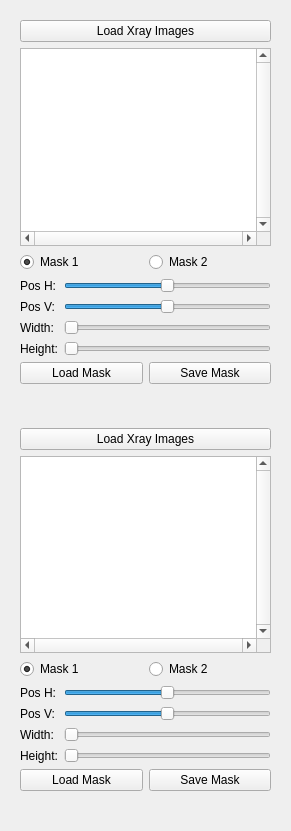
   <widget class="QWidget" name="verticalLayoutWidget">
    <property name="geometry">
     <rect>
      <x>1470</x>
      <y>20</y>
      <width>291</width>
      <height>831</height>
     </rect>
    </property>
    <layout class="QVBoxLayout" name="verticalLayout">
     <item>
      <widget class="QFrame" name="verticalFrame_3">
       <layout class="QVBoxLayout" name="verticalLayout_5">
        <item>
         <layout class="QHBoxLayout" name="horizontalLayout_2">
          <item>
           <widget class="QPushButton" name="pushButton_Xray1ListLoad">
            <property name="text">
             <string>Load Xray Images</string>
            </property>
           </widget>
          </item>
         </layout>
        </item>
        <item>
         <widget class="QListWidget" name="listWidget_Xray1">
          <property name="verticalScrollBarPolicy">
           <enum>Qt::ScrollBarAlwaysOn</enum>
          </property>
          <property name="horizontalScrollBarPolicy">
           <enum>Qt::ScrollBarAlwaysOn</enum>
          </property>
          <property name="dragDropMode">
           <enum>QAbstractItemView::DragDrop</enum>
          </property>
          <property name="selectionMode">
           <enum>QAbstractItemView::ExtendedSelection</enum>
          </property>
         </widget>
        </item>
        <item>
         <layout class="QGridLayout" name="gridLayout_15">
          <item row="0" column="0">
           <widget class="QRadioButton" name="radioButton_Mask11">
            <property name="text">
             <string>Mask 1</string>
            </property>
            <property name="checked">
             <bool>true</bool>
            </property>
           </widget>
          </item>
          <item row="0" column="1">
           <widget class="QRadioButton" name="radioButton_Mask12">
            <property name="enabled">
             <bool>true</bool>
            </property>
            <property name="text">
             <string>Mask 2</string>
            </property>
           </widget>
          </item>
         </layout>
        </item>
        <item>
         <layout class="QGridLayout" name="gridLayout">
          <item row="1" column="1">
           <widget class="QSlider" name="horizontalSlider_Mask1PosV">
            <property name="minimum">
             <number>1</number>
            </property>
            <property name="maximum">
             <number>410</number>
            </property>
            <property name="value">
             <number>205</number>
            </property>
            <property name="sliderPosition">
             <number>205</number>
            </property>
            <property name="orientation">
             <enum>Qt::Horizontal</enum>
            </property>
           </widget>
          </item>
          <item row="2" column="0">
           <widget class="QLabel" name="label_12">
            <property name="text">
             <string>Width:</string>
            </property>
           </widget>
          </item>
          <item row="0" column="0">
           <widget class="QLabel" name="label_10">
            <property name="text">
             <string>Pos H:</string>
            </property>
           </widget>
          </item>
          <item row="0" column="1">
           <widget class="QSlider" name="horizontalSlider_Mask1PosH">
            <property name="minimum">
             <number>1</number>
            </property>
            <property name="maximum">
             <number>410</number>
            </property>
            <property name="value">
             <number>205</number>
            </property>
            <property name="orientation">
             <enum>Qt::Horizontal</enum>
            </property>
           </widget>
          </item>
          <item row="1" column="0">
           <widget class="QLabel" name="label_11">
            <property name="text">
             <string>Pos V:</string>
            </property>
           </widget>
          </item>
          <item row="2" column="1">
           <widget class="QSlider" name="horizontalSlider_Mask1Prop1">
            <property name="maximum">
             <number>410</number>
            </property>
            <property name="value">
             <number>0</number>
            </property>
            <property name="sliderPosition">
             <number>0</number>
            </property>
            <property name="orientation">
             <enum>Qt::Horizontal</enum>
            </property>
           </widget>
          </item>
          <item row="3" column="0">
           <widget class="QLabel" name="label_3">
            <property name="text">
             <string>Height:</string>
            </property>
           </widget>
          </item>
          <item row="3" column="1">
           <widget class="QSlider" name="horizontalSlider_Mask1Prop2">
            <property name="maximum">
             <number>410</number>
            </property>
            <property name="value">
             <number>0</number>
            </property>
            <property name="sliderPosition">
             <number>0</number>
            </property>
            <property name="orientation">
             <enum>Qt::Horizontal</enum>
            </property>
           </widget>
          </item>
         </layout>
        </item>
        <item>
         <layout class="QGridLayout" name="gridLayout_10">
          <item row="0" column="0">
           <widget class="QPushButton" name="pushButton_LoadMask1">
            <property name="text">
             <string>Load Mask</string>
            </property>
           </widget>
          </item>
          <item row="0" column="1">
           <widget class="QPushButton" name="pushButton_SaveMask1">
            <property name="text">
             <string>Save Mask</string>
            </property>
           </widget>
          </item>
         </layout>
        </item>
        <item>
         <widget class="QLabel" name="label_Mask1">
          <property name="text">
           <string/>
          </property>
         </widget>
        </item>
       </layout>
      </widget>
     </item>
     <item>
      <widget class="QFrame" name="verticalFrame_4">
       <layout class="QVBoxLayout" name="verticalLayout_6">
        <item>
         <layout class="QHBoxLayout" name="horizontalLayout_3">
          <item>
           <widget class="QPushButton" name="pushButton_Xray2ListLoad">
            <property name="text">
             <string>Load Xray Images</string>
            </property>
           </widget>
          </item>
         </layout>
        </item>
        <item>
         <widget class="QListWidget" name="listWidget_Xray2">
          <property name="verticalScrollBarPolicy">
           <enum>Qt::ScrollBarAlwaysOn</enum>
          </property>
          <property name="horizontalScrollBarPolicy">
           <enum>Qt::ScrollBarAlwaysOn</enum>
          </property>
          <property name="dragDropMode">
           <enum>QAbstractItemView::DragDrop</enum>
          </property>
          <property name="selectionMode">
           <enum>QAbstractItemView::ExtendedSelection</enum>
          </property>
         </widget>
        </item>
        <item>
         <layout class="QGridLayout" name="gridLayout_16">
          <item row="0" column="0">
           <widget class="QRadioButton" name="radioButton_Mask21">
            <property name="text">
             <string>Mask 1</string>
            </property>
            <property name="checked">
             <bool>true</bool>
            </property>
           </widget>
          </item>
          <item row="0" column="1">
           <widget class="QRadioButton" name="radioButton_Mask22">
            <property name="text">
             <string>Mask 2</string>
            </property>
           </widget>
          </item>
         </layout>
        </item>
        <item>
         <layout class="QGridLayout" name="gridLayout_2">
          <item row="2" column="0">
           <widget class="QLabel" name="label_14">
            <property name="text">
             <string>Pos V:</string>
            </property>
           </widget>
          </item>
          <item row="2" column="1">
           <widget class="QSlider" name="horizontalSlider_Mask2PosV">
            <property name="minimum">
             <number>1</number>
            </property>
            <property name="maximum">
             <number>410</number>
            </property>
            <property name="value">
             <number>205</number>
            </property>
            <property name="orientation">
             <enum>Qt::Horizontal</enum>
            </property>
           </widget>
          </item>
          <item row="3" column="1">
           <widget class="QSlider" name="horizontalSlider_Mask2Prop1">
            <property name="maximum">
             <number>410</number>
            </property>
            <property name="value">
             <number>0</number>
            </property>
            <property name="sliderPosition">
             <number>0</number>
            </property>
            <property name="orientation">
             <enum>Qt::Horizontal</enum>
            </property>
           </widget>
          </item>
          <item row="1" column="0">
           <widget class="QLabel" name="label_13">
            <property name="text">
             <string>Pos H:</string>
            </property>
           </widget>
          </item>
          <item row="1" column="1">
           <widget class="QSlider" name="horizontalSlider_Mask2PosH">
            <property name="minimum">
             <number>1</number>
            </property>
            <property name="maximum">
             <number>410</number>
            </property>
            <property name="value">
             <number>205</number>
            </property>
            <property name="orientation">
             <enum>Qt::Horizontal</enum>
            </property>
           </widget>
          </item>
          <item row="3" column="0">
           <widget class="QLabel" name="label_15">
            <property name="text">
             <string>Width:</string>
            </property>
           </widget>
          </item>
          <item row="4" column="1">
           <widget class="QSlider" name="horizontalSlider_Mask2Prop2">
            <property name="maximum">
             <number>410</number>
            </property>
            <property name="value">
             <number>0</number>
            </property>
            <property name="orientation">
             <enum>Qt::Horizontal</enum>
            </property>
           </widget>
          </item>
          <item row="4" column="0">
           <widget class="QLabel" name="label_27">
            <property name="text">
             <string>Height:</string>
            </property>
           </widget>
          </item>
         </layout>
        </item>
        <item>
         <layout class="QGridLayout" name="gridLayout_14">
          <item row="0" column="0">
           <widget class="QPushButton" name="pushButton_LoadMask2">
            <property name="text">
             <string>Load Mask</string>
            </property>
           </widget>
          </item>
          <item row="0" column="1">
           <widget class="QPushButton" name="pushButton_SaveMask2">
            <property name="text">
             <string>Save Mask</string>
            </property>
           </widget>
          </item>
         </layout>
        </item>
        <item>
         <widget class="QLabel" name="label_Mask2">
          <property name="text">
           <string/>
          </property>
         </widget>
        </item>
       </layout>
      </widget>
     </item>
    </layout>
   </widget>
